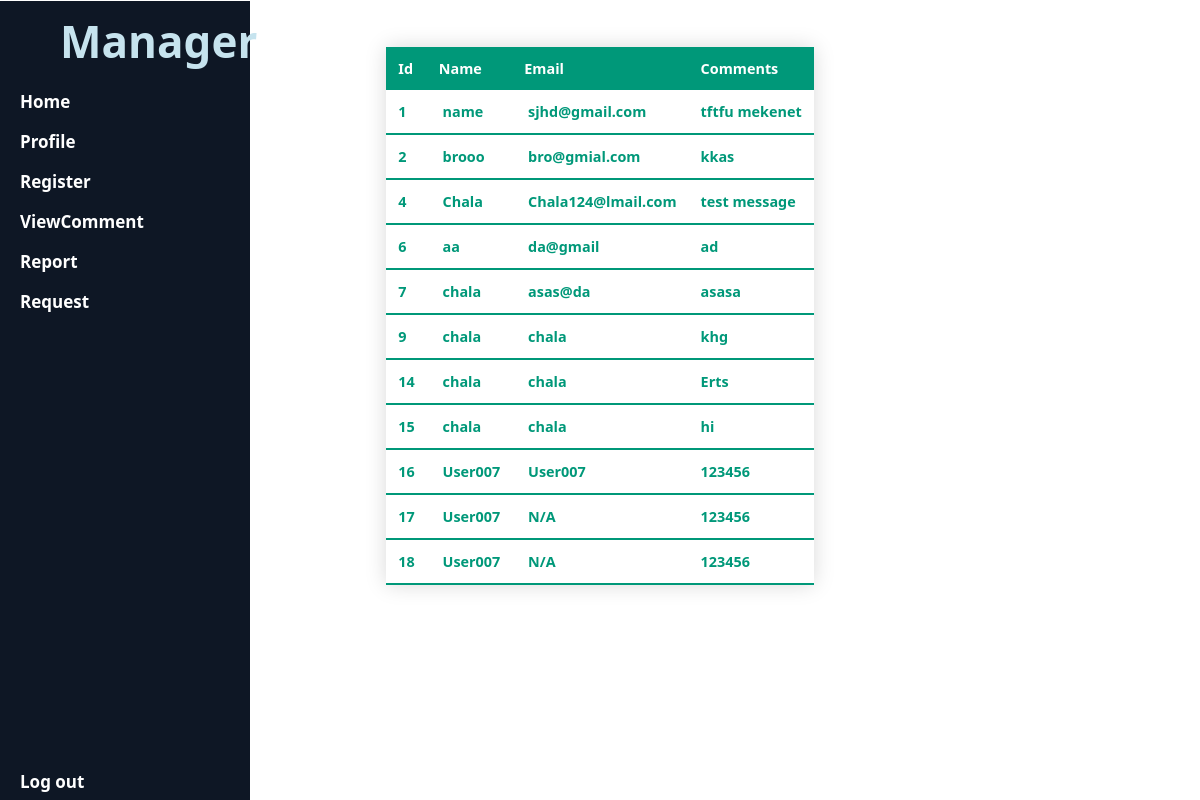
Page /clerks_manager/viewcomment.php on the committed database.
### tables this page shows
CREATE TABLE IF NOT EXISTS `comments` (
  `ID` int(11) NOT NULL AUTO_INCREMENT,
  `Name` varchar(100) NOT NULL,
  `Email` varchar(50) NOT NULL,
  `Body` varchar(300) NOT NULL,
  `Time` date NOT NULL,
  PRIMARY KEY (`ID`)
);

### clerks_manager/viewcomment.php (the view, shortened to what this page needs)
<?php
$conn = new mysqli("localhost", "root", "", "my_db");
$query = "SELECT * FROM `comments` ";
$result = mysqli_query($conn, $query);
?>
<!DOCTYPE html>
<html lang="en">
<head>
    <link rel="stylesheet" href="../newclerk.css?v= <?php echo time(); ?>">
</head>
<body>
    <br>
    <div class="sidebar">
        <div class="logo-details">
            <span class="logo_name">Manager</span>
        </div>
        <ul class="nav-links">
            <li>
                <a href="../clerk's_manager.php" class="active">
                    <span class="links_name">Home</span>
                </a>
            </li>
            <li>
                <a href="manager-profile.php">
                    <span class="links_name">Profile</span>
                </a>
            </li>
            <li>
                <a href="register.php">
                    <span class="links_name">Register</span>
                </a>
            </li>
            <li>
                <a href="viewcomment.php">
                    <span class="links_name">ViewComment</span>
                </a>
            </li>
            <li>
                <a href="report.php">
                    <span class="links_name">Report</span>
                </a>
            </li>
            <li>
                <a href="request.php">
                    <span class="links_name">Request</span>
                </a>
            </li>
            <li class="log_out">
                <a href="../index.php">
                    <span class="links_name">Log out</span>
                </a>
            </li>
        </ul>
    </div>
    <main>
        <div class="main-bar">
            <table class="styled-table">
                <thead>
                    <tr>
                        <th>Id</th>
                        <th>Name</th>
                        <th>Email</th>
                        <th>Comments</th>
                    </tr>
                </thead>
                <?php while ($rows = mysqli_fetch_assoc($result)) { ?>
                    <tbody>
                        <tr class="active-row">
                            <td><?php echo $rows['ID'] ?></td>
                            <td> <?php echo $rows['Name'] ?></td>
                            <td> <?php echo $rows['Email'] ?></td>
                            <td style="white-space:pre-line; word-wrap:break-word; "> <?php echo $rows['Body'] ?></td>
                        </tr>
                    </tbody>
                <?php } ?>
            </table>
        </div>
    </main>
</body>
</html>

### newclerk.css (style rules this page uses)
* { margin: 0; padding: 0; box-sizing: border-box; font-family: system-ui; }
.sidebar { position: fixed; height: 100%; width: 250px; background: #0e1725; transition: all 0.5s ease; }
.sidebar .logo-details { height: 70px; display: flex; align-items: center; }
.sidebar .logo-details .logo_name { color: rgb(198, 227, 238); font-size: 44px; font-weight: bolder; margin-left: 60px; margin-top: 10px; }
.sidebar .nav-links { margin-top: 10px; margin-left: -40px; }
.sidebar .nav-links li { position: relative; list-style: none; height: 40px; }
.sidebar .nav-links li a { height: 100%; width: 100%; display: flex; align-items: center; text-decoration: none; transition: all 0.3s ease; }
.sidebar .nav-links li a .links_name { color: #fff; font-size: 17px; font-weight: bold; white-space: nowrap; }
.sidebar .nav-links .log_out { position: absolute; bottom: 0; width: 116%; }

### clerks_manager/viewcomment.php (style rules this page uses)
main { display: flex; justify-content: space-evenly; }
.main-bar { display: flex; justify-content: space-between; }
.sidebar { margin-top: -21px; height: 100%; width: 250px; background: #0e1725; transition: all 0.5s ease; }
.styled-table { border-collapse: collapse; margin: 25px 0; font-size: 0.9em; font-family: sans-serif; min-width: 400px; box-shadow: 0 0 20px rgba(0, 0, 0, 0.15); }
.styled-table thead tr { background-color: #009879; color: #ffffff; text-align: left; }
.styled-table th, .styled-table td { padding: 12px; }
td { white-space: pre }
.styled-table tbody tr { border-bottom: 1px solid #dddddd; }
.styled-table tbody tr:last-of-type { border-bottom: 2px solid #009879; }
.styled-table tbody tr.active-row { font-weight: bold; color: #009879; }

### rows in the picture
comments: ID "1", Name "name", Email "sjhd@gmail.com", Body "tftfu mekenet"
comments: ID "2", Name "brooo", Email "bro@gmial.com", Body "kkas"
comments: ID "4", Name "Chala", Email "Chala124@lmail.com", Body "test message"
comments: ID "6", Name "aa", Email "da@gmail", Body "ad"
comments: ID "7", Name "chala", Email "asas@da", Body "asasa"
comments: ID "9", Name "chala", Email "chala", Body "khg"
comments: ID "14", Name "chala", Email "chala", Body "Erts"
comments: ID "15", Name "chala", Email "chala", Body "hi"
comments: ID "16", Name "User007", Email "User007", Body "123456"
comments: ID "17", Name "User007", Email "N/A", Body "123456"
comments: ID "18", Name "User007", Email "N/A", Body "123456"
